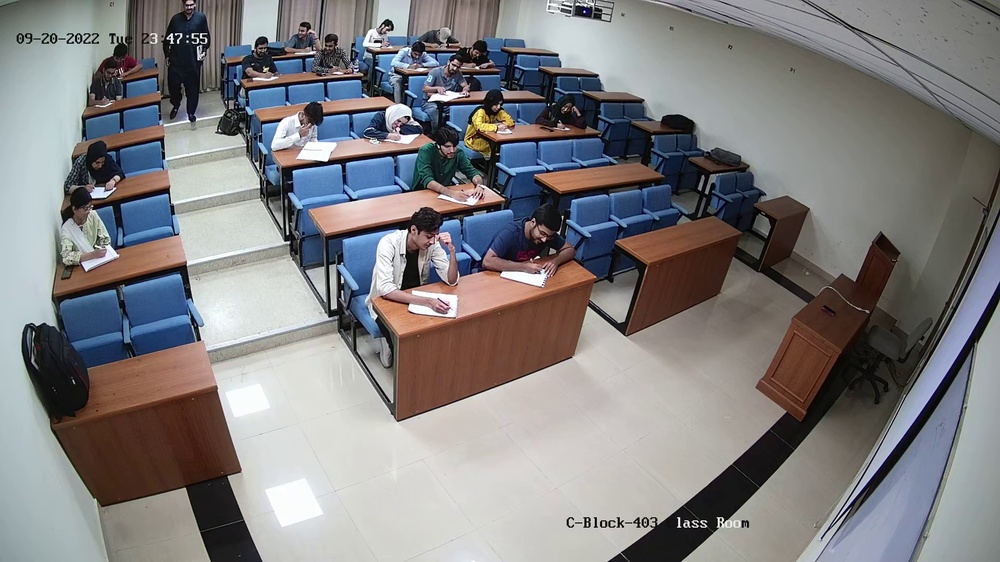
#> input picture src/app/seating_plan/CSFYP/C301-25112025/C-Block 301 Class Room_243_20251125165959_20251125171000_39691319.jpg, 1000 x 562 px, shrunk from 1920 x 1080 before the run
$ python process_c301_c311.py
#> lines starting #> are read from the running program, lines starting #| are printed output that depends on the picture; after the words box and inside, x2 and y2 are one past the last pixel; in counts of white or black regions, pixels touching at a corner belong together
### src/app/seating_plan/draw_polygons.py
#!/usr/bin/env python3
"""
Interactive polygon drawing tool for seat map annotation.
Click on the CCTV frame image to draw polygons around seats.
"""

import cv2
import numpy as np
import json
import sys
from pathlib import Path
from typing import List, Tuple, Dict, Optional


class PolygonDrawer:
    """Interactive polygon drawing tool using OpenCV"""

    def __init__(self, image_path: Path, output_path: Optional[Path] = None):
        self.image_path = image_path
        self.output_path = output_path or image_path.parent / "seat_map_new.json"

        # Load image
        self.original_image = cv2.imread(str(image_path))
        if self.original_image is None:
            raise FileNotFoundError(f"Could not load image: {image_path}")

        self.display_image = self.original_image.copy()
        self.height, self.width = self.original_image.shape[:2]

        # Polygon drawing state
        self.current_polygon: List[Tuple[int, int]] = []
        self.completed_polygons: Dict[str, List[List[int]]] = {}
        self.current_seat_id = ""
        self.drawing = False
        self.seat_counter = 1  # Auto-incrementing seat ID counter

        # Window setup
        self.window_name = "Polygon Drawer - Click to add points, 'c' to complete, 's' to save, 'q' to quit"
        cv2.namedWindow(self.window_name, cv2.WINDOW_NORMAL)
        cv2.setMouseCallback(self.window_name, self.mouse_callback)

        # Instructions
        self.show_instructions()

    def show_instructions(self):
        """Display instructions in console"""
        print("\n" + "="*70)
        print("POLYGON DRAWING TOOL")
        print("="*70)
        print("\nControls:")
        print("  • LEFT CLICK: Add point to current polygon")
        print("  • 'c' or ENTER: Complete current polygon (auto-assigns seat_1, seat_2, ...)")
        print("  • 'u': Undo last point in current polygon")
        print("  • 'r': Reset current polygon")
        print("  • 'd': Delete last completed polygon")
        print("  • 's': Save all polygons to JSON file")
        print("  • 'q' or ESC: Quit (will prompt to save)")
        print("  • 'l': List all completed polygons")
        print("\nNote: Seat IDs are auto-assigned. Edit JSON later to rename them.")
        print("="*70)

    # [11 lines left out: function mouse_callback, not called in this run]

    def update_display(self, preview_point: Optional[Tuple[int, int]] = None):
        """Update the display image with all polygons"""
        self.display_image = self.original_image.copy()

        # Draw all completed polygons
        for seat_id, polygon in self.completed_polygons.items():
            pts = np.array(polygon, np.int32)
            cv2.polylines(self.display_image, [pts], True, (0, 255, 0), 2)

            # Draw seat ID label
            if len(polygon) > 0:
                center = self.get_polygon_center(polygon)
                cv2.putText(self.display_image, seat_id,
                          (center[0] - 30, center[1]),
                          cv2.FONT_HERSHEY_SIMPLEX, 0.5, (0, 255, 0), 2)

        # Draw current polygon
        if len(self.current_polygon) > 0:
            # Draw points
            for i, point in enumerate(self.current_polygon):
                cv2.circle(self.display_image, point, 5, (0, 0, 255), -1)
                if i > 0:
                    cv2.line(self.display_image, self.current_polygon[i-1], point, (0, 0, 255), 2)

            # Draw preview line to mouse cursor
            if preview_point and len(self.current_polygon) > 0:
                cv2.line(self.display_image, self.current_polygon[-1], preview_point, (255, 0, 0), 1, cv2.LINE_AA)

            # Draw closing line if more than 2 points
            if len(self.current_polygon) >= 3:
                cv2.line(self.display_image, self.current_polygon[-1], self.current_polygon[0], (255, 0, 0), 1, cv2.LINE_AA)

        # Show current seat ID
        if self.current_seat_id:
            cv2.putText(self.display_image, f"Current: {self.current_seat_id}",
                       (10, 30), cv2.FONT_HERSHEY_SIMPLEX, 0.7, (255, 255, 255), 2)

        # Show status
        status_text = f"Points: {len(self.current_polygon)} | Completed: {len(self.completed_polygons)}"
        cv2.putText(self.display_image, status_text,
                   (10, self.height - 20), cv2.FONT_HERSHEY_SIMPLEX, 0.6, (255, 255, 255), 2)

        cv2.imshow(self.window_name, self.display_image)

    def get_polygon_center(self, polygon: List[List[int]]) -> Tuple[int, int]:
        """Calculate center point of polygon"""
        if not polygon:
            return (0, 0)
        x_coords = [p[0] for p in polygon]
        y_coords = [p[1] for p in polygon]
        return (int(sum(x_coords) / len(x_coords)), int(sum(y_coords) / len(y_coords)))

    # [96 lines left out: functions complete_polygon, undo_last_point, reset_current_polygon, delete_last_polygon, list_polygons, save_to_json, not called in this run]

    def run(self):
        """Main loop"""
        self.update_display()

        print("\nReady! Start clicking on the image to draw polygons.")
        print("Seat IDs will be auto-assigned sequentially (seat_1, seat_2, seat_3, ...)")
        print("You can edit the JSON file later to rename them.\n")

        while True:
            key = cv2.waitKey(1) & 0xFF

            if key == ord('q') or key == 27:  # 'q' or ESC
                if self.completed_polygons:
                    save = input("\nSave polygons before quitting? (y/n): ").strip().lower()
                    if save == 'y':
                        self.save_to_json()
                break

            elif key == ord('c') or key == 13:  # 'c' or ENTER
                self.complete_polygon()

            elif key == ord('u'):  # Undo last point
                self.undo_last_point()

            elif key == ord('r'):  # Reset current polygon
                self.reset_current_polygon()

            elif key == ord('d'):  # Delete last polygon
                self.delete_last_polygon()

            elif key == ord('s'):  # Save
                self.save_to_json()

            elif key == ord('l'):  # List polygons
                self.list_polygons()

        cv2.destroyAllWindows()


# [38 lines left out: function main, not called in this run]

### src/app/seating_plan/process_c301_c311.py
#!/usr/bin/env python3
"""
Draw Seat Maps for C301 and C311
Interactive polygon drawing tool for rooms C301-25112025 and C311-25112025
"""

import sys
from pathlib import Path
from typing import Optional
from draw_polygons import PolygonDrawer


def process_room(room_folder: Path, load_existing: bool = True):
    """
    Process a single room folder - opens interactive polygon drawing tool.

    Args:
        room_folder: Path to room folder (e.g., C301-25112025)
        load_existing: Whether to load existing seat_map.json if it exists
    """
    room_name = room_folder.name
    print(f"\n{'='*70}")
    print(f"Processing Room: {room_name}")
    print(f"{'='*70}")

    # Find image file
    image_extensions = {'.jpg', '.jpeg', '.png', '.bmp'}
    images = [f for f in room_folder.iterdir()
             if f.suffix.lower() in image_extensions]

    if not images:
        print(f"  ⚠ No image files found in {room_folder}")
        return False

    # Use the first image found
    image_path = images[0]
    print(f"  Image: {image_path.name}")

    # Seat map path
    seat_map_path = room_folder / "seat_map.json"
    print(f"  Output: {seat_map_path}")

    # Check if seat map exists
    existing_polygons = {}
    if load_existing and seat_map_path.exists():
        try:
            import json
            with open(seat_map_path, 'r', encoding='utf-8') as f:
                data = json.load(f)
                existing_polygons = data.get('seats', {})
            print(f"  ✓ Loaded {len(existing_polygons)} existing polygons")
        except Exception as e:
            print(f"  ⚠ Warning: Could not load existing seat_map: {e}")

    try:
        # Create polygon drawer
        drawer = PolygonDrawer(image_path, seat_map_path)

        # Load existing polygons if any
        if existing_polygons:
            drawer.completed_polygons = existing_polygons
            # Update seat counter to continue from existing
            if existing_polygons:
                max_seat_num = 0
                for seat_id in existing_polygons.keys():
                    try:
                        num = int(seat_id.split('_')[-1])
                        max_seat_num = max(max_seat_num, num)
                    except:
                        pass
                drawer.seat_counter = max_seat_num + 1
            drawer.update_display()
            print(f"  ✓ Resumed from seat_{drawer.seat_counter}")

        # Run interactive drawing
        print("\n  Starting interactive polygon drawing...")
        print("  Draw polygons around each seat, then press 's' to save and 'q' to quit.")
        drawer.run()

        # Check if polygons were saved
        if seat_map_path.exists():
            import json
            with open(seat_map_path, 'r', encoding='utf-8') as f:
                data = json.load(f)
                seat_count = len(data.get('seats', {}))
            print(f"\n  ✓ Successfully saved {seat_count} seats to {seat_map_path}")
            return True
        else:
            print("\n  ⚠ No seat map was saved. Did you press 's' to save?")
            return False

    except KeyboardInterrupt:
        print("\n\n  ⚠ Interrupted by user. Progress may be lost if not saved.")
        return False
    except Exception as e:
        print(f"\n  ✗ Error processing image: {e}")
        import traceback
        traceback.print_exc()
        return False


def main():
    """Main function"""
    script_dir = Path(__file__).parent
    csfyp_dir = script_dir / "CSFYP"

    if not csfyp_dir.exists():
        print(f"Error: CSFYP directory not found at: {csfyp_dir}")
        sys.exit(1)

    # Process C301 and C311
    rooms_to_process = [
        "C301-25112025",
    ]

    print("\n" + "="*70)
    print("DRAWING SEAT MAPS: C301 and C311")
    print("="*70)
    print("\nYou will draw polygons interactively for each room.")
    print("Controls:")
    print("  • LEFT CLICK: Add point to current polygon")
    print("  • 'c' or ENTER: Complete current polygon")
    print("  • 'u': Undo last point")
    print("  • 'r': Reset current polygon")
    print("  • 'd': Delete last completed polygon")
    print("  • 's': Save all polygons to JSON file")
    print("  • 'q' or ESC: Quit (will prompt to save)")
    print("="*70)

    processed = 0
    skipped = 0

    for room_name in rooms_to_process:
        room_folder = csfyp_dir / room_name
        if not room_folder.exists():
            print(f"\n⚠ Room folder not found: {room_folder}")
            skipped += 1
            continue

        try:
            success = process_room(room_folder)
#> (reads src/app/seating_plan/CSFYP/D314-25112025/seat_map.json from the repository)
#> in __init__, self.original_image is the input picture: shape (562, 1000, 3); mean B, G, R 127.7, 126.7, 128.4
#> after the loop in update_display, `for seat_id, polygon in self.completed_polygons.items():`:
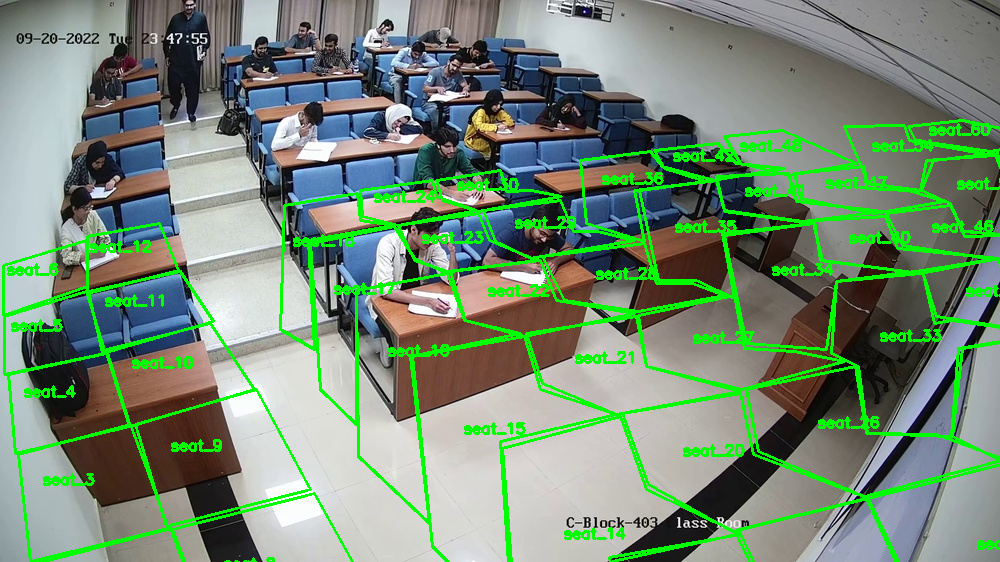
#> self.display_image: shape (562, 1000, 3); 9.46% of pixels changed, all inside (x1, y1, x2, y2) = (2, 119, 1000, 562)
#> in update_display, `cv2.putText(self.display_image, status_text, (10, self.height - 20), c..`:
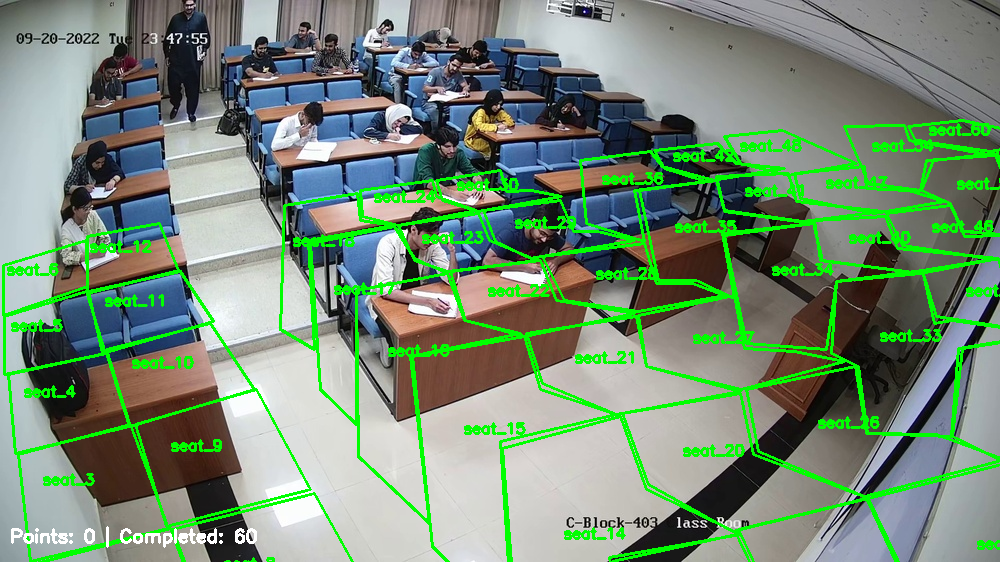
#> self.display_image: shape (562, 1000, 3); 0.29% of pixels changed, all inside (x1, y1, x2, y2) = (11, 526, 257, 548)
#> (key q is pressed here)
#> the answer given: out.png
            if success:
                processed += 1
            else:
                skipped += 1
        except Exception as e:
            print(f"\n✗ Error processing {room_name}: {e}")
            skipped += 1
            import traceback
            traceback.print_exc()

    # Summary
    print("\n" + "="*70)
    print("PROCESSING COMPLETE")
    print(f"  Processed: {processed}")
    print(f"  Skipped: {skipped}")
    print("="*70)


if __name__ == "__main__":
    main()
